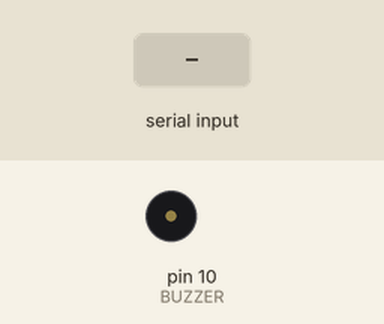
This sketch was run on a simulated Arduino Uno, built with avr-gcc and run on an emulated ATmega328P. Parts: buzzer (waves = sounding). Inputs (shaded band) come from the test bench.

Above: at 1.2 s.
1.3 s: "90,45\n" received over Serial
At 1.7 s:
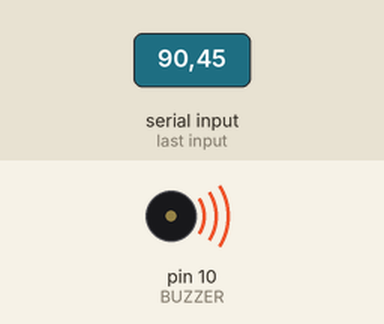
Timing chart, 0 to 4.3 s (numbered marks = the images above; inputs shaded):
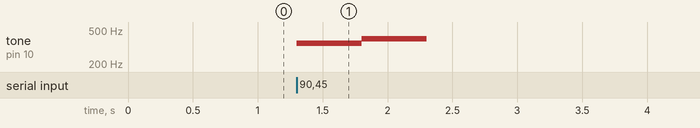

The sketch:

347_0.ino
```cpp
const int BUZZER = 10;

const int note[9] = {
  -1, 262, 294, 330, 349, 393, 440, 494, 523,
};

void setup() {
  Serial.begin(115200);
}

void loop() {
  if(Serial.available()) {
  char userInput = Serial.read();
  if('1' <= userInput && userInput <= '8') {
    int num = userInput - '0';

    tone(BUZZER, note[num]);
    delay(500);
  }
  }

  noTone(BUZZER);
}
```

Measured:
- after the input at 1.3 s, tone on pin 10 (BUZZER): silent → 349 Hz at once, → 393 Hz 0.50 s later, → silent 0.50 s later
